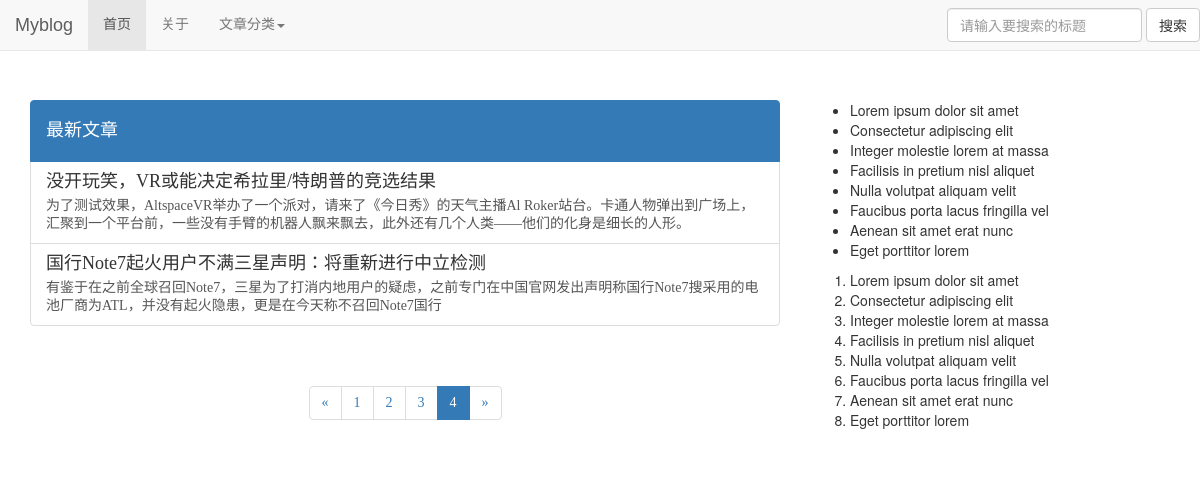
Screenshot of /index.php?p=4 with the database file from the repository.
### tables this page shows
CREATE TABLE `page` (
  `passage_id` int(10) UNSIGNED NOT NULL COMMENT '文章ID',
  `p_content` text NOT NULL COMMENT '文章内容',
  `p_title` text NOT NULL COMMENT '文章标题',
  `pub_time` datetime NOT NULL COMMENT '文章发布时间',
  `writer` varchar(20) NOT NULL COMMENT '作者',
  `description` text NOT NULL COMMENT '描述',
  `comment_count` int(10) UNSIGNED NOT NULL DEFAULT '0' COMMENT '评论数'
);

### includes/fetch_page.php (the view, shortened to what this page needs)
<?php
$page = $p;
$page = ($page-1)*5;
require_once("mysql_connect.php");
$sql = "SELECT `p_title`,`passage_id`,`description` FROM `page` ORDER BY `page`.`passage_id` DESC LIMIT "."$page".", 5";
if(mysqli_query($con,"SET NAMES UTF8"))
{
if($result=mysqli_query($con,$sql))
{
    while($row=mysqli_fetch_array($result, MYSQLI_ASSOC))
    {
            printf("<a class=\"list-group-item\" href=\"http://localhost/blog/article.php?id=%d\">
					    <h4 class=\"list-group-item-heading\">
						%s
                        </h4>
					<p class=\"list-group-item-text\">
						%s
					</p>
				</a>",$row['passage_id'],$row['p_title'],$row['description']);
    }
}
    else{
        echo "sql语句错误！";
    }
}
else{
    echo "数据库编码设置失败!<br/>";
}
?>

### css/index_stylesheet.css (style rules this page uses)
h1,h2,h3,h4,h5,p,label,a,span { font-family: Microsoft YaHei; }

### rows the page displays
page: p_title "没开玩笑，VR或能决定希拉里/特朗普的竞选结果", description "为了测试效果，AltspaceVR举办了一个派对，请来了《今日秀》的天气主播Al Roker站台。卡通人物弹出到广场上，汇聚到一个平台前，一些没有手臂的机器人飘来飘去，此外还有几个人类——他们的化身是细长的人形。"
page: p_title "国行Note7起火用户不满三星声明：将重新进行中立检测", description "有鉴于在之前全球召回Note7，三星为了打消内地用户的疑虑，之前专门在中国官网发出声明称国行Note7搜采用的电池厂商为ATL，并没有起火隐患，更是在今天称不召回Note7国行"
